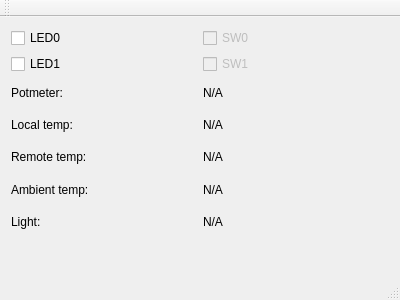
<?xml version="1.0" encoding="UTF-8"?>
<ui version="4.0">
 <class>MainWindow</class>
 <widget class="QMainWindow" name="MainWindow">
  <property name="geometry">
   <rect>
    <x>0</x>
    <y>0</y>
    <width>400</width>
    <height>300</height>
   </rect>
  </property>
  <property name="sizePolicy">
   <sizepolicy hsizetype="Fixed" vsizetype="Fixed">
    <horstretch>0</horstretch>
    <verstretch>0</verstretch>
   </sizepolicy>
  </property>
  <property name="minimumSize">
   <size>
    <width>400</width>
    <height>300</height>
   </size>
  </property>
  <property name="maximumSize">
   <size>
    <width>400</width>
    <height>300</height>
   </size>
  </property>
  <property name="windowTitle">
   <string>MainWindow</string>
  </property>
  <widget class="QWidget" name="centralWidget">
   <layout class="QVBoxLayout" name="verticalLayout">
    <item>
     <layout class="QGridLayout" name="gridLayout">
      <item row="1" column="0">
       <widget class="QCheckBox" name="checkBoxLed1">
        <property name="text">
         <string>LED1</string>
        </property>
       </widget>
      </item>
      <item row="0" column="0">
       <widget class="QCheckBox" name="checkBoxLed0">
        <property name="text">
         <string>LED0</string>
        </property>
       </widget>
      </item>
      <item row="0" column="1">
       <widget class="QCheckBox" name="checkBoxSw0">
        <property name="enabled">
         <bool>false</bool>
        </property>
        <property name="text">
         <string>SW0</string>
        </property>
       </widget>
      </item>
      <item row="1" column="1">
       <widget class="QCheckBox" name="checkBoxSw1">
        <property name="enabled">
         <bool>false</bool>
        </property>
        <property name="text">
         <string>SW1</string>
        </property>
       </widget>
      </item>
     </layout>
    </item>
    <item>
     <layout class="QGridLayout" name="gridLayout_2">
      <item row="2" column="1">
       <widget class="QLabel" name="labelRemoteTempValue">
        <property name="text">
         <string>N/A</string>
        </property>
       </widget>
      </item>
      <item row="0" column="1">
       <widget class="QLabel" name="labelPotmeterValue">
        <property name="text">
         <string>N/A</string>
        </property>
       </widget>
      </item>
      <item row="3" column="1">
       <widget class="QLabel" name="labelAmbientTempValue">
        <property name="text">
         <string>N/A</string>
        </property>
       </widget>
      </item>
      <item row="2" column="0">
       <widget class="QLabel" name="labelRemoteTemp">
        <property name="text">
         <string>Remote temp:</string>
        </property>
       </widget>
      </item>
      <item row="1" column="0">
       <widget class="QLabel" name="labelLocalTemp">
        <property name="text">
         <string>Local temp:</string>
        </property>
       </widget>
      </item>
      <item row="1" column="1">
       <widget class="QLabel" name="labelLocalTempValue">
        <property name="text">
         <string>N/A</string>
        </property>
       </widget>
      </item>
      <item row="3" column="0">
       <widget class="QLabel" name="labelAmbientTemp">
        <property name="text">
         <string>Ambient temp:</string>
        </property>
       </widget>
      </item>
      <item row="0" column="0">
       <widget class="QLabel" name="labelPotmeter">
        <property name="text">
         <string>Potmeter:</string>
        </property>
       </widget>
      </item>
      <item row="5" column="0">
       <widget class="QLabel" name="labelErrorValue">
        <property name="styleSheet">
         <string notr="true">QLabel {color: red; font-weight: bold}</string>
        </property>
        <property name="text">
         <string/>
        </property>
       </widget>
      </item>
      <item row="5" column="1">
       <widget class="QLabel" name="labelErrorMessage">
        <property name="styleSheet">
         <string notr="true">QLabel {color: red; font-weight: bold}</string>
        </property>
        <property name="text">
         <string/>
        </property>
       </widget>
      </item>
      <item row="4" column="0">
       <widget class="QLabel" name="labelLight">
        <property name="text">
         <string>Light:</string>
        </property>
       </widget>
      </item>
      <item row="4" column="1">
       <widget class="QLabel" name="labelLightValue">
        <property name="text">
         <string>N/A</string>
        </property>
       </widget>
      </item>
     </layout>
    </item>
   </layout>
  </widget>
  <widget class="QMenuBar" name="menuBar">
   <property name="geometry">
    <rect>
     <x>0</x>
     <y>0</y>
     <width>400</width>
     <height>27</height>
    </rect>
   </property>
  </widget>
  <widget class="QToolBar" name="mainToolBar">
   <attribute name="toolBarArea">
    <enum>TopToolBarArea</enum>
   </attribute>
   <attribute name="toolBarBreak">
    <bool>false</bool>
   </attribute>
  </widget>
  <widget class="QStatusBar" name="statusBar"/>
 </widget>
 <layoutdefault spacing="6" margin="11"/>
 <resources/>
 <connections/>
</ui>
